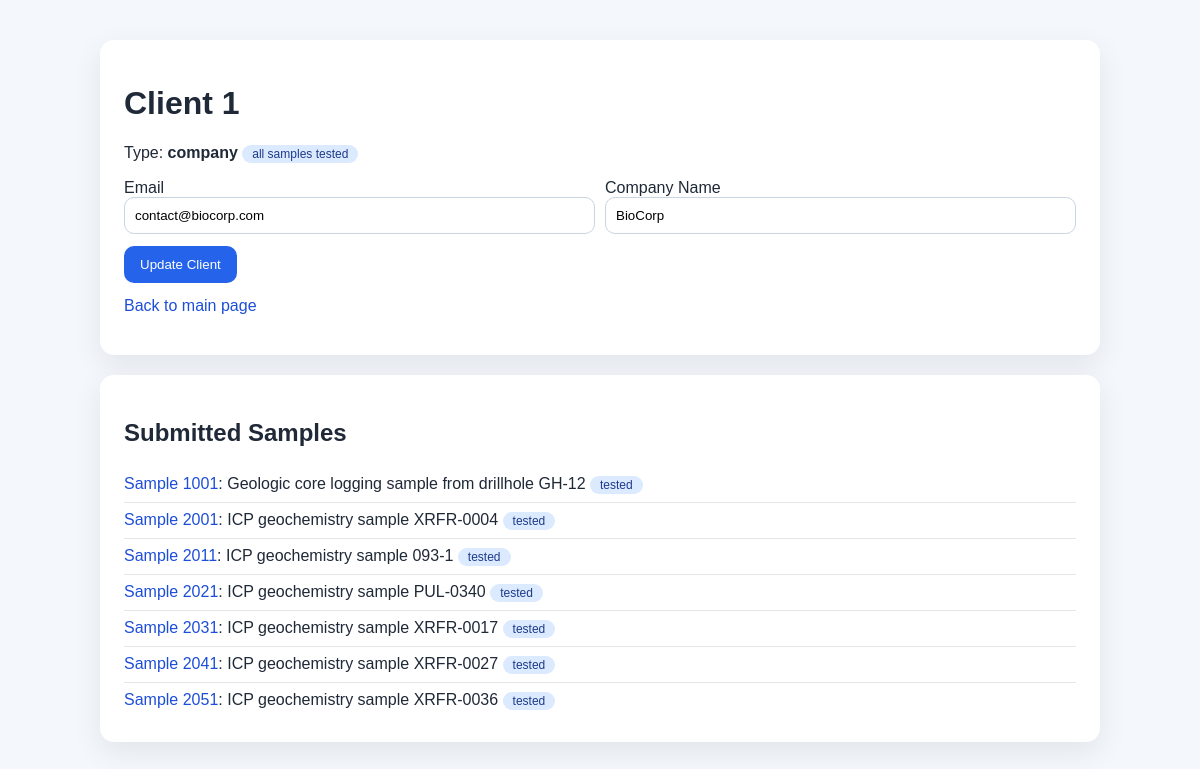
Screenshot of /client/1 with the database file from the repository.
### tables this page shows
CREATE TABLE Client (
	clientID INT NOT NULL,
	email VARCHAR(50),
	PRIMARY KEY (clientID)
);

CREATE TABLE Company (
	cID INT NOT NULL,
	name VARCHAR(50),
	PRIMARY KEY (cID),
	FOREIGN KEY (cID) REFERENCES Client (clientID)
);

CREATE TABLE Sample (
	sampleID INT NOT NULL,
	description VARCHAR(300),
	dateReceived VARCHAR(50),
	cID INT NOT NULL,
	sID INT,
	PRIMARY KEY (sampleID),
	FOREIGN KEY (cID) REFERENCES Client (clientID),
	FOREIGN KEY (sID) REFERENCES StorageLocation (storageID)
);

### flaskMain.py (the view, shortened to what this page needs)
@app.route("/client/<int:client_id>", methods=["GET", "POST"])
def client_detail(client_id):
    ensure_schema_updates()
    error = None
    action_message = None
    _, client_rows = run_parameterized_select(
        "SELECT c.clientID, c.email, co.name AS companyName, i.firstName, i.lastName "
        "FROM Client c "
        "LEFT JOIN Company co ON co.cID = c.clientID "
        "LEFT JOIN Individual i ON i.cID = c.clientID "
        "WHERE c.clientID = ?",
        (client_id,),
    )
    if not client_rows:
        return "Client not found.", 404
    client = client_rows[0]
    client_type = "company" if client["companyName"] else "individual"
    _, sample_rows = run_parameterized_select(
        "SELECT s.sampleID, s.description, s.dateReceived, "
        "CASE WHEN EXISTS (SELECT 1 FROM TestRun tr WHERE tr.sampleID = s.sampleID) THEN 1 ELSE 0 END AS tested "
        "FROM Sample s "
        "WHERE s.cID = ? "
        "ORDER BY s.sampleID",
        (client_id,),
    )
    _, division_rows = run_parameterized_select(
        "SELECT CASE WHEN NOT EXISTS ("
        "SELECT 1 FROM Sample s "
        "WHERE s.cID = ? "
        "AND NOT EXISTS (SELECT 1 FROM TestRun tr WHERE tr.sampleID = s.sampleID)"
        ") THEN 1 ELSE 0 END AS allSamplesTested",
        (client_id,),
    )
    all_samples_tested = bool(division_rows[0]["allSamplesTested"]) if division_rows else False
    _, sample_count_rows = run_parameterized_select(
        "SELECT c.clientID, c.email, COUNT(s.sampleID) AS sampleCount "
        "FROM Client c "
        "LEFT JOIN Sample s ON c.clientID = s.cID "
        "WHERE c.clientID = ? "
        "GROUP BY c.clientID, c.email",
        (client_id,),
    )
    sample_count = sample_count_rows[0]["sampleCount"] if sample_count_rows else 0
    tested_sample_count = sum(1 for sample in sample_rows if sample["tested"])
    tested_percentage = round((tested_sample_count / sample_count) * 100, 1) if sample_count else 0.0
    return render_template(
        "client_detail.html",
        client=client,
        client_type=client_type,
        sample_rows=sample_rows,
        sample_count=sample_count,
        tested_sample_count=tested_sample_count,
        tested_percentage=tested_percentage,
        all_samples_tested=all_samples_tested,
        error=error,
        action_message=action_message,
    )

### flaskMain.py (called while the page is built, shortened)
def dict_factory(cursor, row):
    d = {}
    for idx, col in enumerate(cursor.description):
        d[col[0]] = row[idx]
    return d

def get_connection():
    conn = sqlite3.connect('samples.db')
    conn.execute("PRAGMA foreign_keys = ON")
    return conn

def ensure_schema_updates():
    global SCHEMA_INITIALIZED
    if SCHEMA_INITIALIZED:
        return

def run_parameterized_select(query, params=()):
    ensure_schema_updates()
    conn = get_connection()
    conn.row_factory = dict_factory
    try:
        cursor = conn.cursor()
        cursor.execute(query, params)
        results = cursor.fetchall()
        columns = [column[0] for column in cursor.description] if cursor.description else []
        return columns, results
    finally:
        conn.close()

### templates/client_detail.html (shortened to what this page needs)
<!DOCTYPE html>
<html lang="en">
<head>
</head>
<body>
    <div class="page">
        <div class="card">
            <h1>Client {{ client.clientID }}</h1>
            <p>Type: <strong>{{ client_type }}</strong> <span class="badge">{% if all_samples_tested %}all samples tested{% else %}not all samples tested{% endif %}</span></p>
            <form method="post">
                <div class="grid">
                    <div>
                        <label for="email">Email</label>
                        <input id="email" name="email" value="{{ client.email }}" required>
                    </div>
                    {% if client_type == 'company' %}
                        <div>
                            <label for="name">Company Name</label>
                            <input id="name" name="name" value="{{ client.companyName }}" required>
                        </div>
                    {% endif %}
                </div>
                <button type="submit" style="margin-top: 12px;">Update Client</button>
            </form>
            <p style="margin-top: 14px;"><a href="/">Back to main page</a></p>
        </div>
        <div class="card">
            <h2>Submitted Samples</h2>
            {% for sample in sample_rows %}
                <div class="list-item">
                    <a href="/sample/{{ sample.sampleID }}">Sample {{ sample.sampleID }}</a>: {{ sample.description }}
                    <span class="badge">{% if sample.tested %}tested{% else %}untested{% endif %}</span>
                </div>
            {% else %}
                <p>No samples submitted.</p>
            {% endfor %}
        </div>
    </div>
</body>
</html>

### templates/client_detail.html (style rules this page uses)
body { font-family: Arial, Helvetica, sans-serif; margin: 0; background: #f4f7fb; color: #1f2937; }
.page { max-width: 1000px; margin: 40px auto; padding: 0 20px; }
.card { background: #fff; border-radius: 14px; padding: 24px; box-shadow: 0 10px 30px rgba(15, 23, 42, 0.08); margin-bottom: 20px; }
.grid { display: grid; grid-template-columns: repeat(auto-fit, minmax(220px, 1fr)); gap: 10px; }
input { width: 100%; padding: 10px; border: 1px solid #cbd5e1; border-radius: 10px; box-sizing: border-box; }
button { background: #2563eb; color: #fff; border: none; border-radius: 10px; padding: 11px 16px; cursor: pointer; }
.badge { display: inline-block; background: #dbeafe; color: #1e3a8a; border-radius: 999px; padding: 2px 10px; font-size: 12px; }
.list-item { padding: 8px 0; border-bottom: 1px solid #e5e7eb; }
.list-item:last-child { border-bottom: none; }
a { color: #1d4ed8; text-decoration: none; }

### rows the page displays
Client: clientID "1", email "contact@biocorp.com"
Company: name "BioCorp"
Sample: sampleID "1001", description "Geologic core logging sample from drillhole GH-12"
Sample: sampleID "2001", description "ICP geochemistry sample XRFR-0004"
Sample: sampleID "2011", description "ICP geochemistry sample 093-1"
Sample: sampleID "2021", description "ICP geochemistry sample PUL-0340"
Sample: sampleID "2031", description "ICP geochemistry sample XRFR-0017"
Sample: sampleID "2041", description "ICP geochemistry sample XRFR-0027"
Sample: sampleID "2051", description "ICP geochemistry sample XRFR-0036"

### other values shown
{{ client_type }} "company"
